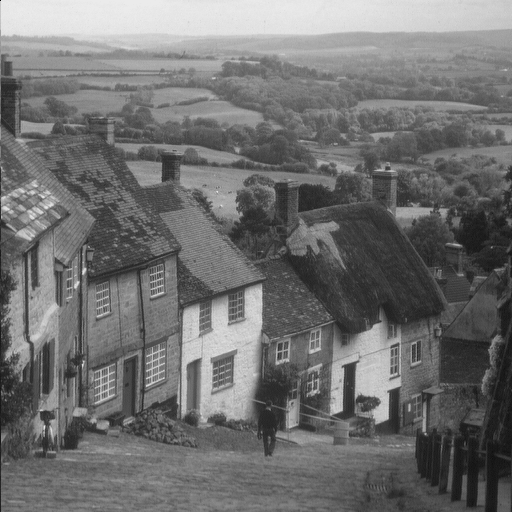
%> input picture goldhill.png, 512 x 512 px
$ octave DEMO_DENOISING_Goldhill.m   (GNU Octave 9; MATLAB toolbox functions it lacks are replaced by stand-ins)
%> lines starting %> are read from the running program, lines starting %| are printed output that depends on the picture
### TC.m
% This Demo repeats the results of the follwing papers
% Please cite them if you find them useful for your research

% Reference:
% 1: W Lu, J Duan, Z Qiu, Z Pan, W Ryan Liu, L Bai
%    Implementation of high order variational models made easy for image processing

% 2: J Duan, Z Qiu, W Lu, G Wang, Z Pan, L Bai
%    An edge-weighted second order variational model for image decomposition

% code Writen by
% Wenqi Lu and Jinming Duan
% contact email: j.duan@imperial.ac.uk
% March 2018

function [u,vala,valb]=TC(f,ref,s,Nbiter)
%> called with s = 10, Nbiter = 30
% ========================================================
% TC algorithm for denoising gray scaled images
% ========================================================
% INPUT ARGUMENTS:
% f- A noisy double graysceled image (an mXn matrix with
% elements in [0,255])
% ref - reference grayscaled image (an mXn matrix with
% elements in [0,255])
% s- regularization parameter
% Nbiter- number of itarations
% ========================================================
% OUTPUT ARGUMENTS:
% u- the obtained denoised image
% vala- is a 1XNbiter vector; vala(iter) is psnr(x,ref), where x is obtained denoised
% image at step iter
% valb- is a 1XNbiter vector; valb(iter) is ssim(x,ref), where x is obtained denoised
% image at step iter
% ========================================================
padNum=5;
f=padarray(f,[padNum,padNum],'symmetric');
%> f: size 161x211 double
[m,n]=size(f);
mu1=s;
mu2=s;
mu3=1e4;
mu4=5e2;
lamda=2e2;

u =f;
p1=zeros(m,n);
p2=zeros(m,n);
n1=zeros(m,n);
n2=zeros(m,n);
m1=zeros(m,n);
m2=zeros(m,n);

lamda1 =zeros(m,n);
lamda21=zeros(m,n);
lamda22=zeros(m,n);
lamda3 =zeros(m,n);
lamda41=zeros(m,n);
lamda42=zeros(m,n);

[Y,X]=meshgrid(0:n-1,0:m-1);
G=cos(2*pi*Y/n)+cos(2*pi*X/m)-2;
theta2=mu4/mu3;
a11=theta2-2*(cos(2*pi*Y/n)-1);
a22=theta2-2*(cos(2*pi*X/m)-1);
i=sqrt(-1);
a12=-(-1+cos(2*pi*Y/n)+i*sin(2*pi*Y/n)).*(1-cos(2*pi*X/m)+i*sin(2*pi*X/m));
a21=-(-1+cos(2*pi*X/m)+i*sin(2*pi*X/m)).*(1-cos(2*pi*Y/n)+i*sin(2*pi*Y/n));
D=theta2^2-2*theta2*G;
vala=zeros(Nbiter,1);
valb=zeros(Nbiter,1);

for step=1:Nbiter
    div_p=Bx(p1)+By(p2);
    div_lamda2=Bx(lamda21)+By(lamda22);
    g=f-mu2*div_p-div_lamda2;
    u=real(ifft2(fft2(g)./(1-2*mu2*G)));
    u=max(min(u,255),0);

    div_n=Bx(n1)+By(n2);
    temp=div_n-lamda3/mu3;
    q=max(abs(temp)-lamda/mu3,0).*sign(temp);

    temp1=Fx(u)+((mu1+lamda1).*m1-lamda21)/mu2;
    temp2=Fy(u)+((mu1+lamda1).*m2-lamda22)/mu2;
    abs_temp=sqrt(temp1.^2+temp2.^2+eps);
    p1=max(abs_temp-(lamda1+mu1)/mu2,0).*temp1./abs_temp;
    p2=max(abs_temp-(lamda1+mu1)/mu2,0).*temp2./abs_temp;

    m1=n1+((mu1+lamda1).*p1+lamda41)/mu4;
    m2=n2+((mu1+lamda1).*p2+lamda42)/mu4;
    abs_m=sqrt(m1.^2+m2.^2);
    m1=m1./max(abs_m,1);
    m2=m2./max(abs_m,1);

    h1=-Fx(q+lamda3/mu3)+mu4*m1/mu3-lamda41/mu3;
    h2=-Fy(q+lamda3/mu3)+mu4*m2/mu3-lamda42/mu3;
    Fh1=fft2(h1);
    Fh2=fft2(h2);
    n1=real(ifft2((a22.*Fh1-a12.*Fh2)./D));
    n2=real(ifft2((a11.*Fh2-a21.*Fh1)./D));

    lamda1 =lamda1 +mu1*(sqrt(p1.^2+p2.^2)-p1.*m1-p2.*m2);
    lamda21=lamda21+mu2*(p1-Fx(u));
    lamda22=lamda22+mu2*(p2-Fy(u));
    lamda3 =lamda3 +mu3*(q-Bx(n1)-By(n2));
    lamda41=lamda41+mu4*(n1-m1);
    lamda42=lamda42+mu4*(n2-m2);
    vala(step)=psnr(u(padNum+1:m-padNum,padNum+1:n-padNum)/255,ref/255);
    valb(step)=ssim(u(padNum+1:m-padNum,padNum+1:n-padNum)/255,ref/255);

end
%> this loop made 30 passes
%> pass 1, in TC, `u=real(ifft2(fft2(g)./(1-2*mu2*G)));`:
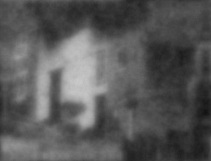
%> u: size 161x211 double; min 19.15, max 201.7, mean 88.2
%> pass 1, in Fy, `Fyu = circshift(u,[-1 0])-u;`:
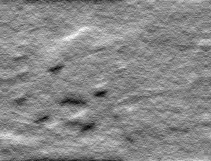
%> Fyu: size 161x211 double; min -18.28, max 15.81, mean 1.34e-17; drawn with min black and max white
%> pass 1, in TC, `abs_temp=sqrt(temp1.^2+temp2.^2+eps);`:
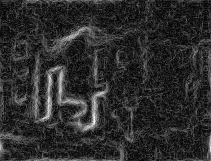
%> abs_temp: size 161x211 double; min 0.0237, max 23.38, mean 4.1; drawn with min black and max white
%> after the loop:
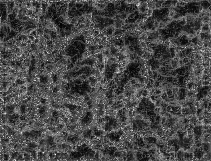
%> lamda1: size 161x211 double; min 0.434, max 329.9, mean 94.2; drawn with min black and max white
%> after the loop:
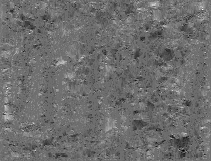
%> lamda21: size 161x211 double; min -252.3, max 328.7, mean -2.4; drawn with min black and max white
%> after the loop:
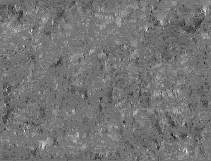
%> lamda22: size 161x211 double; min -272.9, max 327.4, mean 2.1; drawn with min black and max white
%> after the loop:
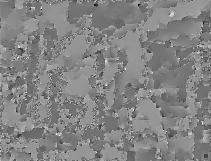
%> lamda3: size 161x211 double; min -1424.9, max 1328, mean 3.2; drawn with min black and max white
%> (the rest of the program and of its run is left out)
